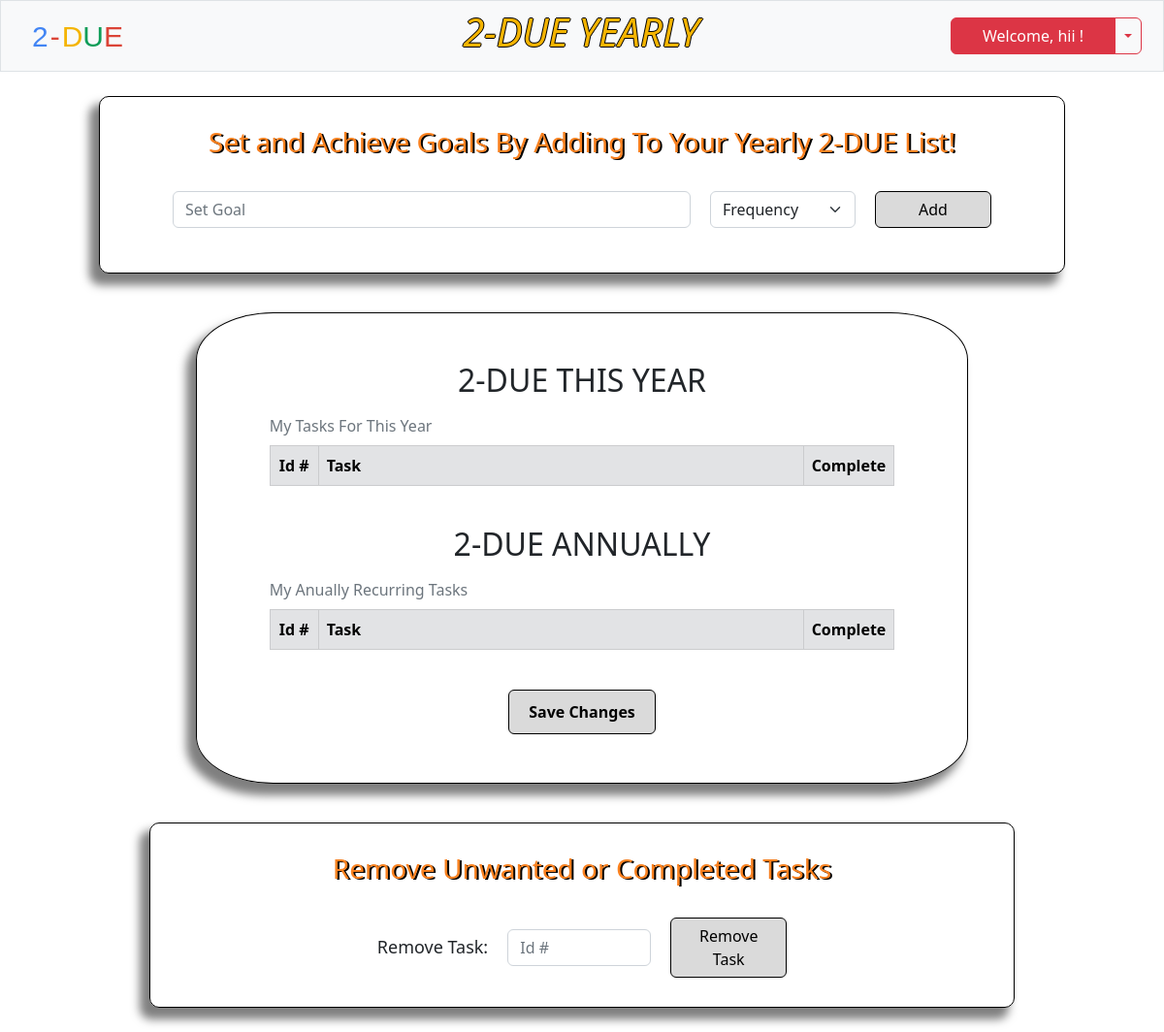
The page /yearly (signed in) on the database as committed earlier.
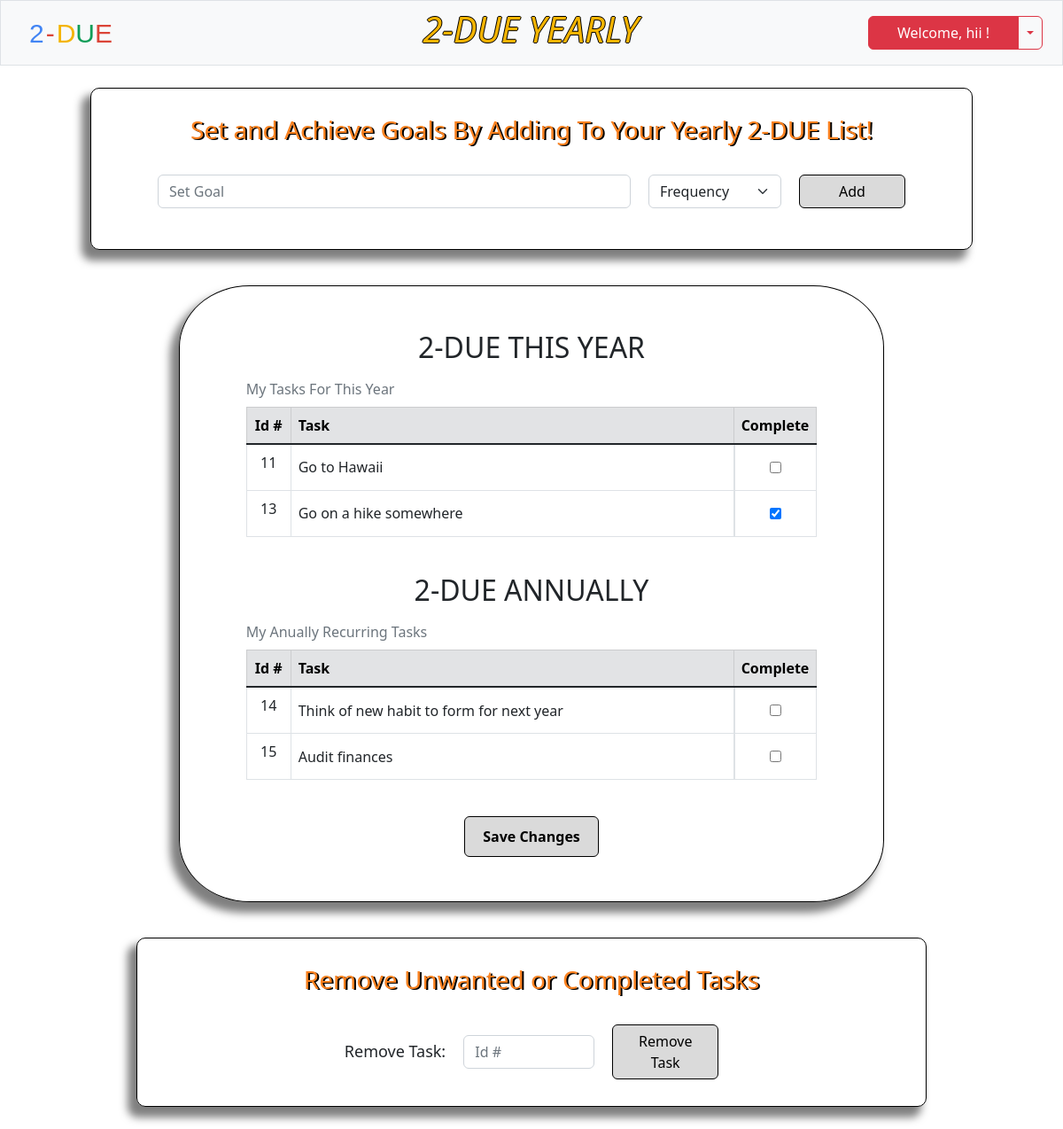
The same page on the database as committed later.
### tables this page shows
CREATE TABLE users (id INTEGER PRIMARY KEY AUTOINCREMENT NOT NULL, username TEXT NOT NULL, hash TEXT NOT NULL, security_code INTEGER NOT NULL);

CREATE TABLE todo (id INTEGER NOT NULL, task_id INTEGER PRIMARY KEY AUTOINCREMENT NOT NULL, task TEXT NOT NULL, frequency TEXT NOT NULL, completeness TEXT NOT NULL);

### app.py (the view, shortened to what this page needs)
@app.route('/yearly', methods=['GET', 'POST'])
def yearly():
    if request.method == "GET":
        id = session['user_id']
        username = db.execute("SELECT username FROM users WHERE id = ?", id)[0]['username']
        year = db.execute("SELECT * FROM todo WHERE id = (?) AND frequency = (?)", session['user_id'], 'year')
        annual = db.execute("SELECT * FROM todo WHERE id = (?) AND frequency = (?)", session['user_id'], 'annual')
        return render_template('yearly.html', username=username, year=year, annual=annual)

### app.py (called while the page is built)
@app.after_request
def after_request(response):
    response.headers['Cache-Control'] = 'no-cache, no store, must-revalidate'
    response.headers['Expires'] = 0
    response.headers['Pragma'] = 'no-cache'
    return response

### templates/yearly.html (shortened to what this page needs)
{% extends 'layout.html' %}
{% block nav %}
    <a class="navbar-brand" href="/yearly"><span class="blue">2</span><span class="red dash">-</span><span class="yellow">D</span><span class="green">U</span><span class="red">E</span></a>
    <h2 class="weather-header"><em>2-DUE YEARLY</em></h2>
    <div class="login btn-group">
        <button type="button" class="btn btn-danger" id="menu-btn">Welcome, {{ username }} !</button>
        <button type="button" class="btn btn-outline-danger dropdown-toggle dropdown-toggle-split" data-bs-toggle="dropdown" aria-expanded="false">
        </button>
    </div>
{% endblock %}
{% block main %}
    <form action="/yearly" class="daily" method="post">
        <div class="daily-header">
            <h3>Set and Achieve Goals By Adding To Your Yearly 2-DUE List!</h3>
        </div>
        <div class="mb-3 goals">
            <input autocomplete="off" class="form-control mx-auto w-auto" id="daily" name="annually" placeholder="Set Goal" size="50" required>
            <select class="form-select select" name="goal-type" id="goal-type">
                <option value="select" selected disabled>Frequency</option>
            </select>
            <button class="btn btn-primary" id="daily-submit" name="yearly-submit" type="submit">Add</button>
        </div>
    </form>
    <form action="/yearly" class="save-today" method="post">
        <div class="daily-table">
            <h2 style="text-align: center; margin-top: 25px;">2-DUE THIS YEAR</h2>
                <table class="table table-hover table-bordered">
                    <caption>My Tasks For This Year</caption>
                    <thead>
                        <tr class="table-secondary">
                            <th class="text-center task-id">Id #</th>
                            <th class="text-start task-head">Task</th>
                            <th class="text-start">Complete</th>
                        </tr>
                    </thead>
                    <tbody class="table-group-divider">
                    {% if year %}
                    {% for row in year %}
                    <tr>
                        <td class="text-center">{{ row.task_id }}</td>
                        <td class="text-start task">{{ row.task }}</td>
                        {% if row.completeness == 'incomplete' %}
                        <td class="center-td"><input type='checkbox' id='incomplete' value="{{ row.task_id }}" name="checkbox"></td>
                        {% else %}
                        <td class="center-td" id="complete"><input type="checkbox" value="{{ row.task_id }}" name="checkbox" checked></td>
                        {% endif %}
                    </tr>
                    {% endfor %}
                    {% endif %}
                    </tbody>
                </table>
        </div>
        <div class="daily-table">
            <h2 style="text-align: center;">2-DUE ANNUALLY</h2>
            <table class="table table-hover table-bordered">
                <caption>My Anually Recurring Tasks</caption>
                <thead>
                    <tr class="table-secondary">
                        <th class="text-center task-id">Id #</th>
                        <th class="text-start task-head">Task</th>
                        <th class="text-start">Complete</th>
                    </tr>
                </thead>
                <tbody class="table-group-divider">
                {% if annual %}
                {% for row in annual %}
                <tr>
                    <td class="text-center">{{ row.task_id }}</td>
                    <td class="text-start task">{{ row.task }}</td>
                    {% if row.completeness == 'incomplete' %}
                    <td class="center-td"><input type='checkbox' id='incomplete' value="{{ row.task_id }}" name="checkbox"></td>
                    {% else %}
                    <td class="center-td" id="complete"><input type="checkbox" id="complete" value="{{ row.task_id }}" name="checkbox" checked></td>
                    {% endif %}
                </tr>
                {% endfor %}
                {% endif %}
                </tbody>
            </table>
        </div>
        <button type="submit" class="btn btn-primary" id="save-daily" name="save-daily">Save Changes</button>
    </form>
    <form action="/yearly" class="daily" method="post">
        <div class="daily-header">
            <h3>Remove Unwanted or Completed Tasks</h3>
        </div>
        <div class="remove">
            <label for="remove">Remove Task: </label>
            <input type="number" class="form-control w-auto" autocomplete='off' placeholder='Id #' name="remove" id="remove" required>
            <button class="btn btn-primary" id='remove-submit' name="remove-submit" type="submit">Remove Task</button>
        </div>
    </form>
{% endblock %}

### templates/layout.html (shortened to what this page needs)
<!DOCTYPE html>
<html lang="en">
    <head>
        <link href="https://cdn.jsdelivr.net/npm/bootstrap@5.2.2/dist/css/bootstrap.min.css" rel="stylesheet">
        <link rel="stylesheet" href="/static/layout.css">
    </head>
    <body>
        <div class="main">
            <nav class="bg-light border navbar navbar-expand-md navbar-light">
                <div class="container-fluid">
                    {% block nav %}{% endblock %}
                </div>
            </nav>
            <div class="body">
            {% block main %}{% endblock %}
            </div>
        </div>
    </body>
</html>

### static/layout.css (style rules this page uses)
.main { display: flex; flex-flow: column; }
.navbar { min-height: 55px; }
.navbar-brand { margin-left: 20px; }
span { font-size: 30px; font-family: 'Product Sans', sans-serif; }
.blue { color: #4285F4; }
.red { color: #DB4437; }
.dash { padding-left: 2px; padding-right: 2px; }
.yellow { color: #F4B400; }
.green { color: #0F9D58; }
.body { display: flex; flex-flow: column; align-items: center; }
.container-fluid { min-width: 763px; }
.login { margin-right: 10px; }
.btn-primary { width: 120px; color: black; background-color: #dadada; border: 1px solid black; position: relative; }
.weather-header { color: #F4B400; text-shadow: 1px 0 0 #000, 0 -1px 0 #000, 0 1px 0 #000, -1px 0 0 #000; font-size: 40px; margin-left: 75px; }
#menu-btn { width: 170px; font-size: 16px; }
.daily { border: 1px solid black; border-radius: 10px; padding: 30px 75px; margin: 25px 0px; box-shadow: -8px 10px 10px 2px rgba(0, 0, 0, 0.5); display: flex; flex-direction: column; }
.goals { display: flex; gap: 20px; }
.select { width: 150px; }
.daily-header { text-align: center; color:rgb(250, 129, 31); text-shadow: 2px 1px #000; margin-bottom: 25px; min-width: 740px; }
.center-td { display: flex; justify-content: center; align-items: center; }
.center-td input { height: 35px; }
.task-head { min-width: 500px; max-width: 750px; max-height: 52px; }
.task { vertical-align: middle; overflow-x: auto; }
caption { caption-side: top; }
.daily-table { margin-bottom: 25px; }
#save-daily { min-width: fit-content; padding: 10px 20px; font-weight: bold; margin-bottom: 25px; }
.save-today { display: flex; flex-direction: column; align-items: center; border: 1px solid black; border-radius: 10%; margin: 15px 0px; padding: 25px 75px; min-width: 795px; box-shadow: -8px 10px 10px 2px rgba(0, 0, 0, 0.5); }
.task-id { min-width: 50px; }
.remove { display: flex; align-items: center; justify-content: center; gap: 20px; }
.remove > label { font-size: 18px; }
#remove { width: clamp(8ch, 20%, 25ch) !important; }

Rows that differ between the two databases and show on the page:
added todo: task_id "11", task "Go to Hawaii", shown under "My Tasks For This Year"
added todo: task_id "13", task "Go on a hike somewhere", shown under "My Tasks For This Year"
added todo: task_id "14", task "Think of new habit to form for next year", shown under "My Anually Recurring Tasks"
added todo: task_id "15", task "Audit finances", shown under "My Anually Recurring Tasks"
